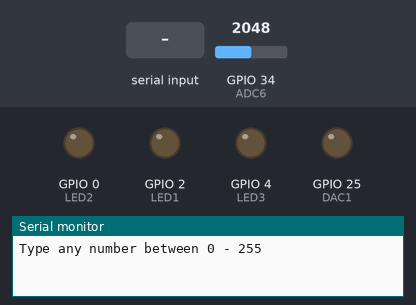
Bench run of a sketch on a simulated ESP32. Shown: output pins drawn as LEDs (lit = HIGH), the last lines printed to the serial monitor. Inputs (shaded band) come from the test bench; at power-on: GPIO 34 (ADC6) = 2048.

Above: at 2.2 s.
2.3 s: "5\n" received over Serial
At 4.8 s:
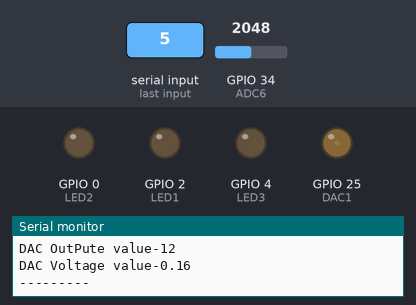
5.3 s: "90,45\n" received over Serial
6.8 s: "90,45\n" received over Serial
At 9.1 s:
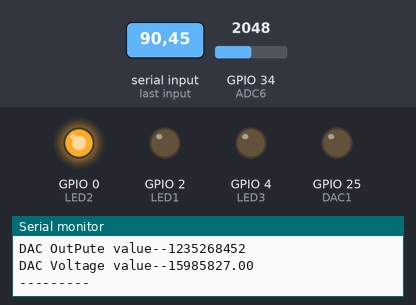
Timing chart, 0 to 10.6 s (numbered marks = the images above; inputs shaded):
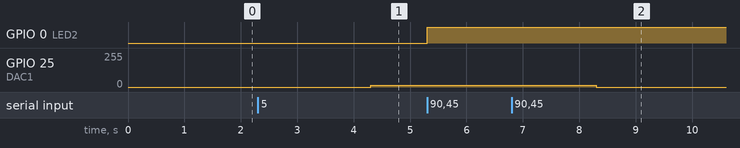

The sketch:

1_ADC_DAC_ESP32.ino
```cpp
#include <stdlib.h>

// DAC OUTPUT is connected to GPIO 34 (Analog ADC1_CH6)
#define ADC6 34
#define DAC1 25
#define LED1 2
#define LED2 0
#define LED3 4

// Variable delaration
static int adcValue = 0;
int dacValue = 0;
float adcVotalegValue;
float dacVotalegValue;
float adcResolution = (3.3 / 4095);
float dacResolution = (3.3 / 255);

// Function delaration
void LED(int, float);
int stringToInt(String);

void setup()
{
  Serial.begin(115200);
  delay(1000);
  Serial.println("Type any number between 0 - 255");
  // dacWrite(DAC1, 0);
  pinMode(LED1, OUTPUT);
  pinMode(LED2, OUTPUT);
  pinMode(LED3, OUTPUT);
}

void loop()
{
  while (Serial.available() > 0)
  {

    // Reading DAC value
    delay(500);
    String dacString = Serial.readString();
    dacValue = stringToInt(dacString);

    if (dacValue <= 255)
    {
      Serial.print("DAC Type value-");
      Serial.println(dacValue);

      delay(500);
      dacWrite(DAC1, dacValue);
      Serial.print("DAC OutPute value-");
      Serial.println(dacValue);

      dacVotalegValue = dacResolution * dacValue;
      Serial.print("DAC Voltage value-");
      Serial.println(dacVotalegValue);
      Serial.println("---------");
      delay(500);

      // Reading ADC value
      adcValue = analogRead(ADC6);
      adcVotalegValue = adcResolution * analogRead(ADC6);
      delay(500);

      LED(adcValue, adcVotalegValue);
    }
    else
    {
      Serial.println("Enter number is Invalid, Pls type agin");
    }
  }
}

int stringToInt(String inputString)
{
  int number = 0;
  for (int i = 0; inputString[i] != '\0'; i++)
  {
    number = number * 10 + (inputString[i] - 48);
  }
  return number;
}

void LED(int v, float p)
{

  if (p >= 2.5)
  {
    digitalWrite(LED1, HIGH);
    digitalWrite(LED2, LOW);
    digitalWrite(LED3, LOW);
    Serial.println("\tLED1 HIGH");
    Serial.print("ADC InPute value-");
    Serial.println(v);
    Serial.print("ADC Voltage value-");
    Serial.println(p);
    Serial.println("********");
  }

  if (2.5 > p && p > 1.5)
  {
    digitalWrite(LED2, HIGH);
    digitalWrite(LED1, LOW);
    digitalWrite(LED3, LOW);
    Serial.println("\tLED2 HIGH");
    Serial.print("ADC InPute value-");
    Serial.println(v);
    Serial.print("ADC Voltage value-");
    Serial.println(p);
    Serial.println("********");
  }

  if (p <= 1.5)
  {
    digitalWrite(LED3, HIGH);
    digitalWrite(LED2, LOW);
    digitalWrite(LED1, LOW);
    Serial.println("\tLED3 HIGH");
    Serial.print("ADC InPute value-");
    Serial.println(v);
    Serial.print("ADC Voltage value-");
    Serial.println(p);
    Serial.println("********");
  }
}

// something is commit....
```

Measured:
- after the input at 2.3 s, GPIO 25 (DAC1): 0/255 → 12/255 after 2.0 s
- after the input at 6.8 s, GPIO 25 (DAC1): 12/255 → 0/255 after 1.5 s
